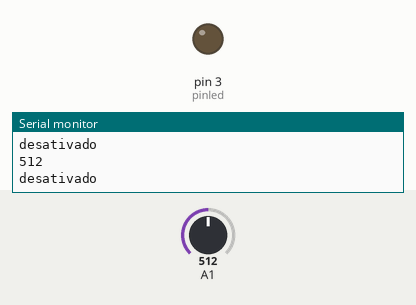
Simulated run of this sketch. Board: Arduino Uno, built with avr-gcc and run on an emulated ATmega328P. Shown: output pins drawn as LEDs (lit = HIGH), the last lines printed to the serial monitor. The test bench sets the inputs (shaded band); at power-on: A1 = 512.

Above: at 1.6 s.
1.7 s: A1 set to 11
4.7 s: A1 set to 8
At 5.9 s:
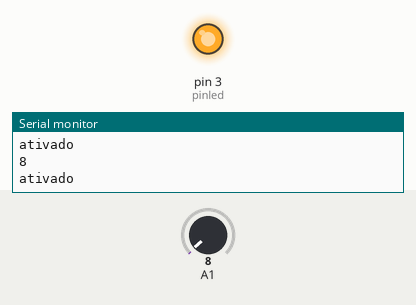
6.3 s: A1 set to 36
7.8 s: A1 set to 43
At 8.5 s:
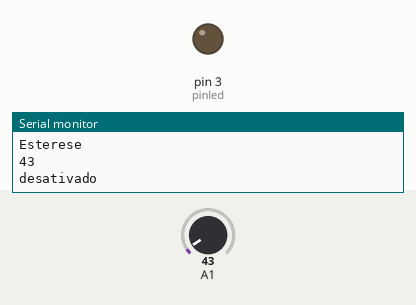
9.5 s: A1 set to 0
At 10.9 s:
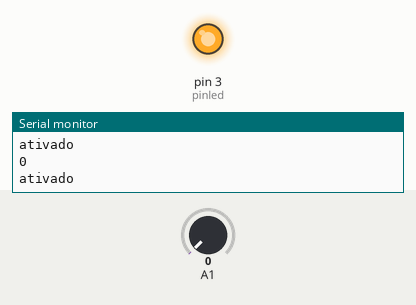
Timing chart, 0 to 12.1 s (numbered marks = the images above; inputs shaded):
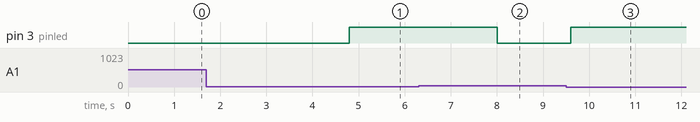

Measured:
- the behaviour switches between 10 and 9 on A1 (found by bisection; images 0 and 1)
- the behaviour switches between 40 and 41 on A1 (found by bisection; images 1 and 2)
- after the input at 4.7 s, pin 3 (pinled): LOW → HIGH after 0.10 s
- after the input at 7.8 s, pin 3 (pinled): HIGH → LOW after 0.20 s
- after the input at 9.5 s, pin 3 (pinled): LOW → HIGH after 0.10 s

The sketch:

10.29.2019.ino
```cpp
byte pinled = 3;
void setup() {
    Serial.begin(9600);
    pinMode (pinled, OUTPUT);
}
void loop() {
  int val = analogRead(A1);
   Serial.println(val);
  int valorAtivacao = 10;
  int valorDesativado = 40;

       if(val < valorAtivacao ){
          digitalWrite (pinled, HIGH);
          Serial.println("ativado");
      }else if(val > valorDesativado ) {
          digitalWrite(pinled, LOW);
          Serial.println("desativado");
         }else {
          Serial.println("Esterese");
          }
         delay(800);
}
```
